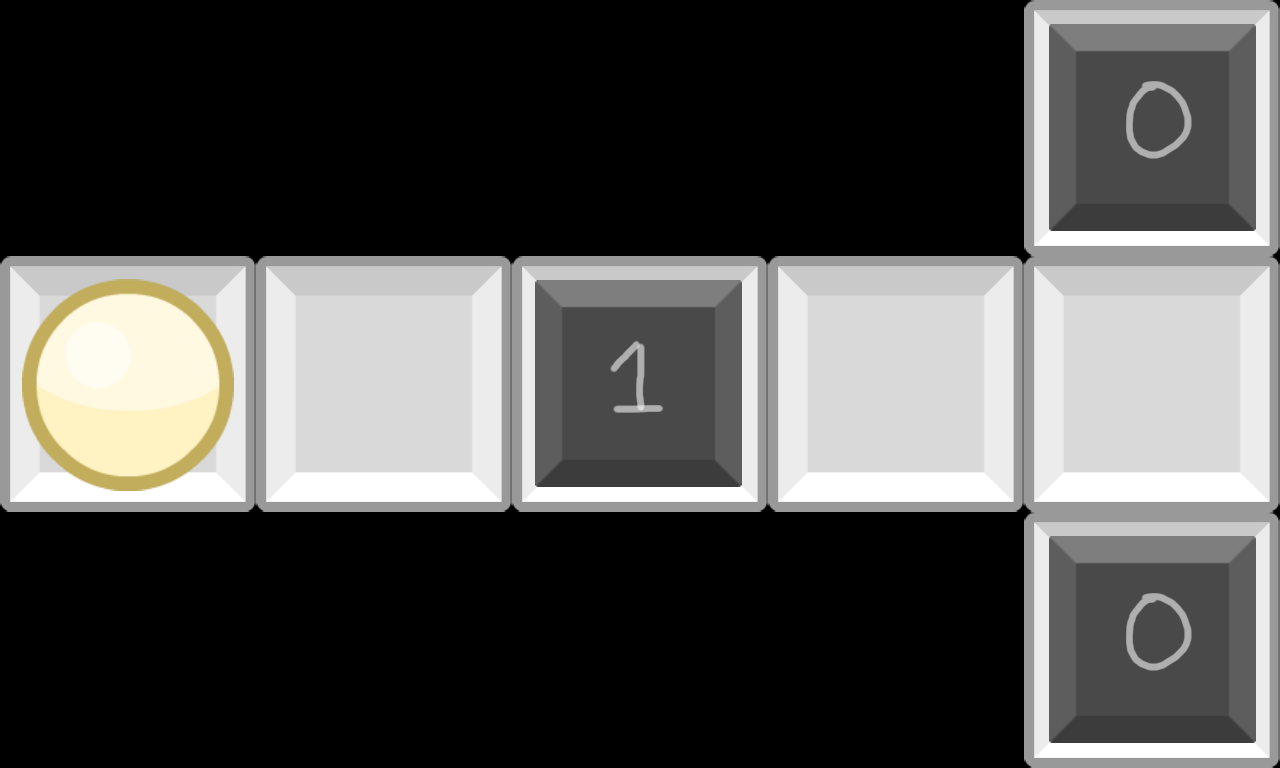

The image is a tile-based game level rendered from a .tmx file. Its description and complete source (layers, tilesets, objects, tile grids) follow:
An orthogonal 5x3 tile map with 256x256 px tiles, 3 tile layers (Floor, Placed, Interactable).

<map version="1.2" tiledversion="1.3.4" orientation="orthogonal" renderorder="right-down" width="5" height="3" tilewidth="256" tileheight="256" infinite="0" nextlayerid="4" nextobjectid="1">
 <tileset firstgid="1" name="prototypeSet" tilewidth="256" tileheight="256" tilecount="16" columns="4">
  <image source="puzzlePrototype.png" width="1024" height="1024" />
 </tileset>
 <layer id="1" name="Floor" width="5" height="3">
  <data encoding="csv">
0,0,0,0,1,
1,1,1,1,1,
0,0,0,0,1
</data>
 </layer>
 <layer id="2" name="Placed" width="5" height="3">
  <data encoding="csv">
0,0,0,0,0,
0,0,0,0,0,
0,0,0,0,0
</data>
 </layer>
 <layer id="3" name="Interactable" width="5" height="3">
  <data encoding="csv">
0,0,0,0,3,
2,0,4,0,0,
0,0,0,0,3
</data>
 </layer>
</map>
